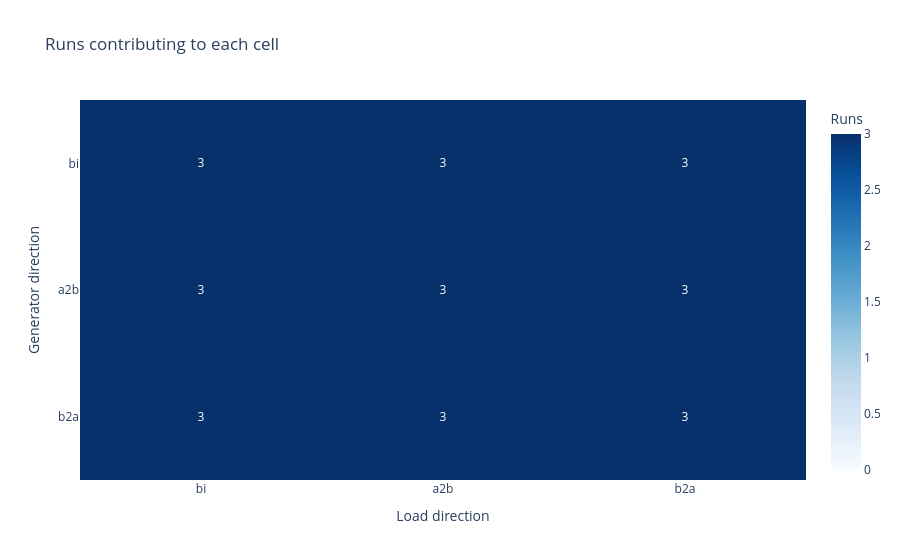

The code cell stored with this chart in its notebook:
### Code cell
seed_count_table = direction_table(
    heatmap_endpoint_df, "run_name", aggfunc="nunique"
)
show_direction_heatmap(
    seed_count_table,
    "Runs contributing to each cell",
    "Runs",
    colorscale="Blues",
    zmin=0,
    text_format="d",
)

spread_table = direction_table(
    heatmap_endpoint_df, HEATMAP_VALUE_COLUMN, aggfunc="std"
)
show_direction_heatmap(
    spread_table,
    "Seed-to-seed standard deviation per cell",
    "Std across seeds (pp)",
    colorscale="Oranges",
    zmin=0,
)
print("done")

### Figure 1 — Plotly figure (JSON) as saved in the notebook; plotly's stock layout.template omitted (floating-point values rounded to 4 significant figures)
{"data": [{"coloraxis": "coloraxis", "hovertemplate": "Load direction: %{x}<br>Generator direction: %{y}<br>Runs: %{z}<extra></extra>", "name": "0", "texttemplate": "%{z:d}", "type": "heatmap", "x": ["bi", "a2b", "b2a"], "xaxis": "x", "y": ["bi", "a2b", "b2a"], "yaxis": "y", "z": [[3, 3, 3], [3, 3, 3], [3, 3, 3]]}], "layout": {"coloraxis": {"cmax": 3, "cmin": 0, "colorbar": {"title": {"text": "Runs"}}, "colorscale": [[0, "rgb(247,251,255)"], [0.125, "rgb(222,235,247)"], [0.25, "rgb(198,219,239)"], [0.375, "rgb(158,202,225)"], [0.5, "rgb(107,174,214)"], [0.625, "rgb(66,146,198)"], [0.75, "rgb(33,113,181)"], [0.875, "rgb(8,81,156)"], [1, "rgb(8,48,107)"]]}, "title": {"text": "Runs contributing to each cell"}, "xaxis": {"anchor": "y", "domain": [0, 1], "title": {"text": "Load direction"}}, "yaxis": {"anchor": "x", "autorange": "reversed", "domain": [0, 1], "title": {"text": "Generator direction"}}}}
